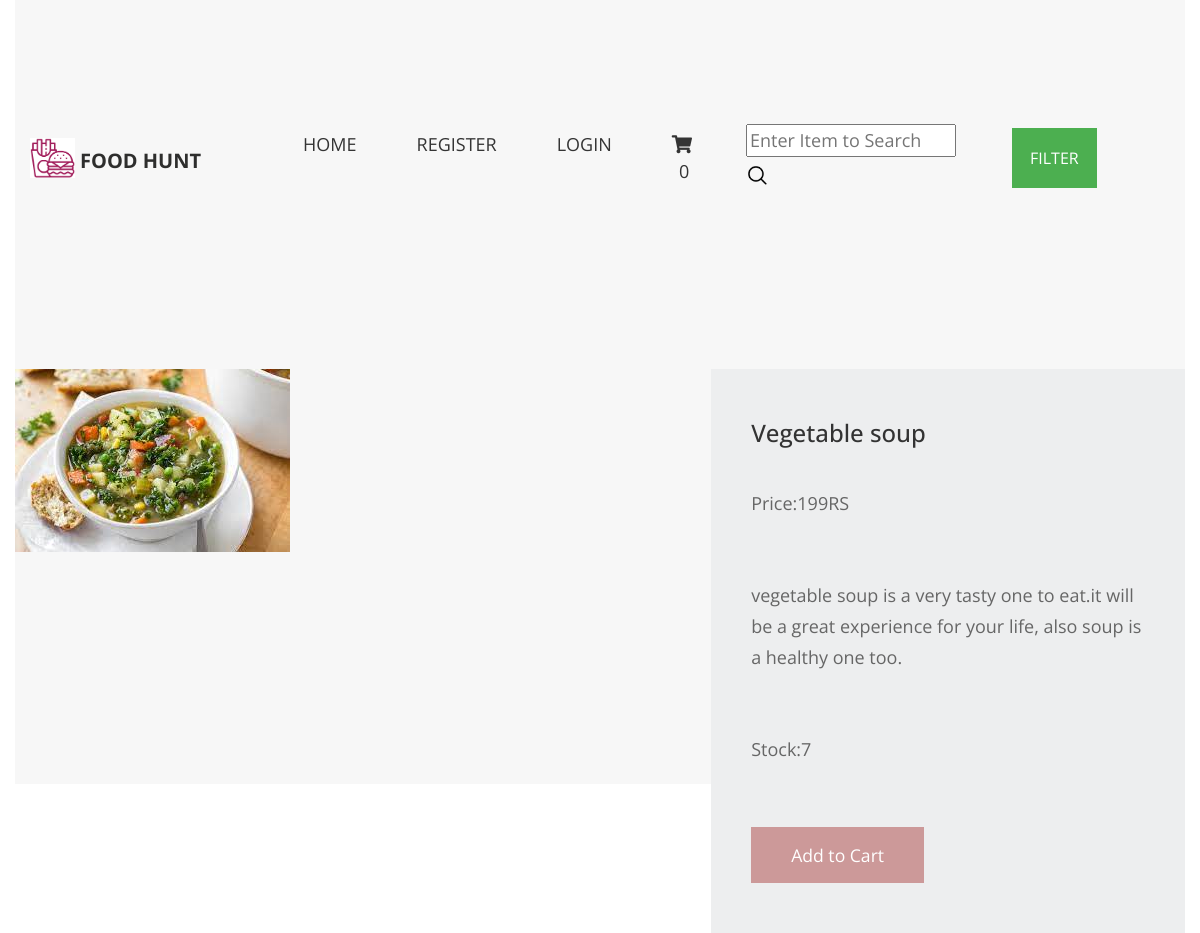
/vegetables-recipe/vegetable-soup, run on the app's committed database.
### shop/models.py (models this page shows, shortened)
class product(models.Model):
    name=models.CharField(max_length=250,unique=True)
    slug=models.SlugField(max_length=250,unique=True)
    img=models.ImageField(upload_to='product')
    desc=models.TextField()
    stock=models.IntegerField()
    available=models.BooleanField()
    price=models.IntegerField()
    category=models.ForeignKey(categ,on_delete=models.CASCADE)

### shop/views.py (the view)
# urls.py: path('<slug:c_slug>/<slug:product_slug>',views.prodDetails,name='details'),
def prodDetails(request,c_slug,product_slug):
    try:
        prod=product.objects.get(category__slug=c_slug,slug=product_slug)
    except Exception as e:
        raise e
    return render(request,'iteam.html',{'pr':prod})

### cart/context_processor.py (called while the page is built)
def count(request):
    item_count=0
    if 'admin' in request.path:
        return{}
    else:
        try:
            ct=cartlist.objects.filter(cart_id=c_id(request))
            cti=iteam.objects.all().filter(cart=ct[:1])
            for c in cti:
                   item_count+=c.quantity
        except cartlist.DoesNotExist:
            item_count=0
        return dict(itc=item_count)

### cart/views.py (called while the page is built)
def c_id(request):
    ct_id=request.session.session_key
    if not ct_id:
        ct_id=request.session.create()
    return ct_id

### templates/iteam.html (shortened to what this page needs)
{% extends 'base.html' %}
{% load static %}
{% block content %}
<!DOCTYPE html>
<html lang="en">
<head>
    <link href="{% static 'pr/fontawesome/pr/css/all.min.css' %}" rel="stylesheet" />
    <link href="{% static 'pr/css/templatemo-comparto.css' %}" rel="stylesheet" />
</head>
<body>
<br><br>
        <section class="tm-mb-1" id="about">
            <div class="tm-row tm-about-row">
                <div class="tm-section-1-l">
                    <img src="{{pr.img.url}}" alt="About image" class="tm-img-responsive">
                </div>
                <article class="tm-section-1-r tm-bg-color-8">
                    <h2 class="tm-mb-2 tm-title-color">{{pr.name}}</h2>
                    <p>Price:{{pr.price}}RS</p><br>
                    <p>{{pr.desc}}</p><br>
                    <p>Stock:{{pr.stock}}</p><br>
       {% if pr.stock <= 0 %}
       <h1 style="color:red">Sorry!No Stock Availble</h1>
              {% else %}
              <a href="{% url 'addcart' pr.id %}" class="tm-btn tm-btn-1 tm-link-to-services">Add to Cart</a>
       {% endif %}
                </article>
            </div>
        </section>
</body>
</html>
{% endblock %}

### static/hm/css/style.css (style rules this page uses)
body { font-family: 'Poppins', sans-serif; color: #000000; background-color: #ffffff; }
a, a:hover, a:focus { text-decoration: none; }

### static/pr/css/templatemo-comparto.css (style rules this page uses)
*, *::before, *::after { box-sizing: border-box; outline: none; }
ul, h1, h2, h3, h4, p, figure { padding: 0; margin: 0; }
body { font-family: 'Open Sans', Arial, sans-serif; font-size: 18px; overflow-x: hidden; padding-left: 15px; padding-right: 15px; margin: 0; }
h2 { font-size: 1.5rem; }
a { transition: all 0.3s ease; text-decoration: none; }
p { color: #666; line-height: 1.7; margin-bottom: 35px; }
h1, h2, h3, h4, h5, h6 { color: #333; }
.tm-mb-1 { margin-bottom: 20px; }
.tm-mb-2 { margin-bottom: 40px; }
.tm-bg-color-8 { background-color: #EDEEEF; }
.tm-img-responsive { max-width: 100%; height: auto; }
.tm-section-1-l { width: 57.85%; margin-right: 1.65%; }
.tm-section-1-r { padding: 50px 40px; width: 40.5%; }
.tm-row { display: flex; }
.tm-btn { display: inline-block; padding: 15px 40px; font-size: 1.1rem; border: none; background-color: #CC9999; color: white; }
a { color: #666; }

### data on the page
product: img (picture), name "Vegetable soup", price "199", desc "vegetable soup is a very tasty one to eat.it will be a great experience for your life, also soup is a healthy one too.", stock "7"

### other printed values
{{ itc }} "0"
